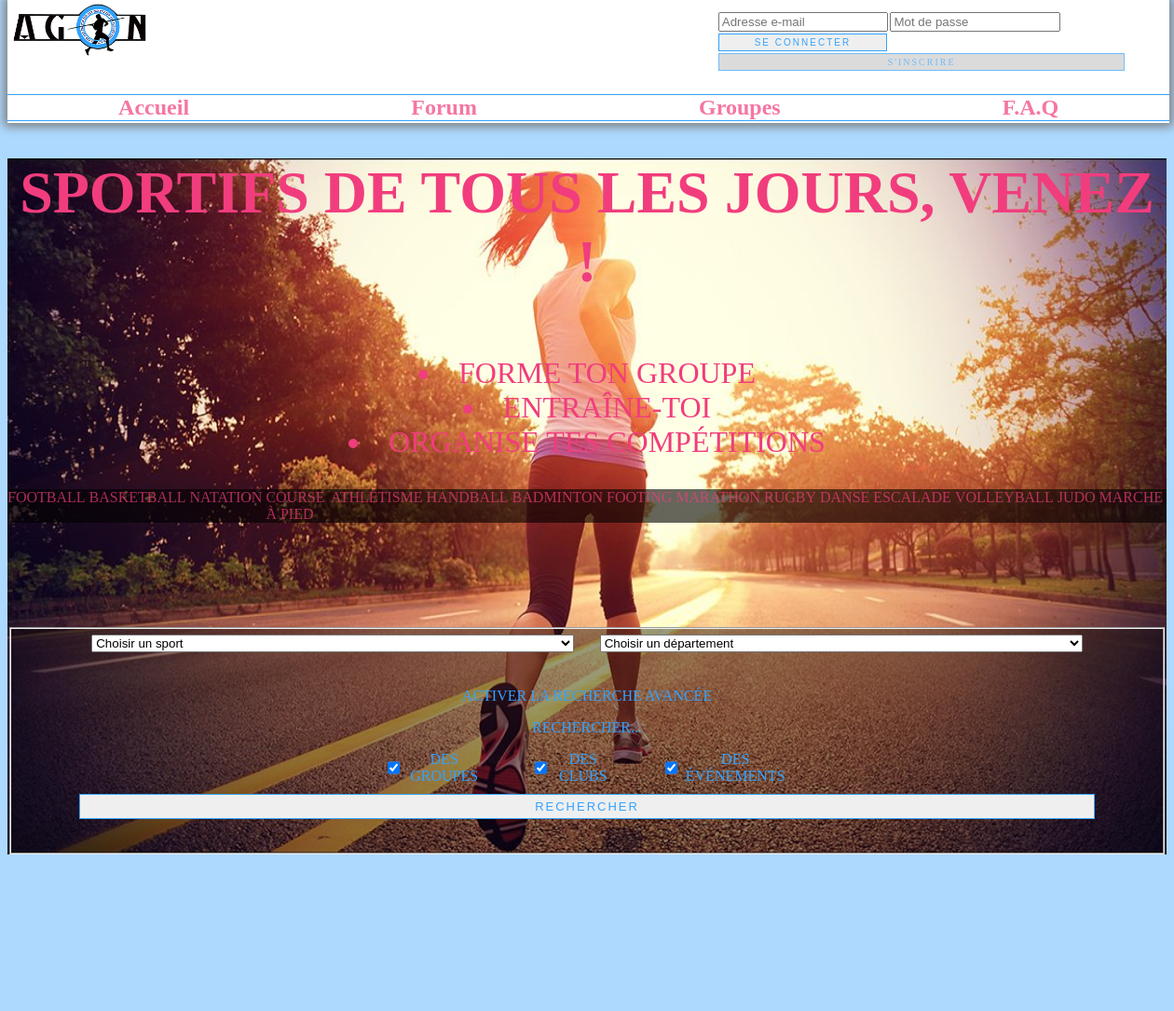
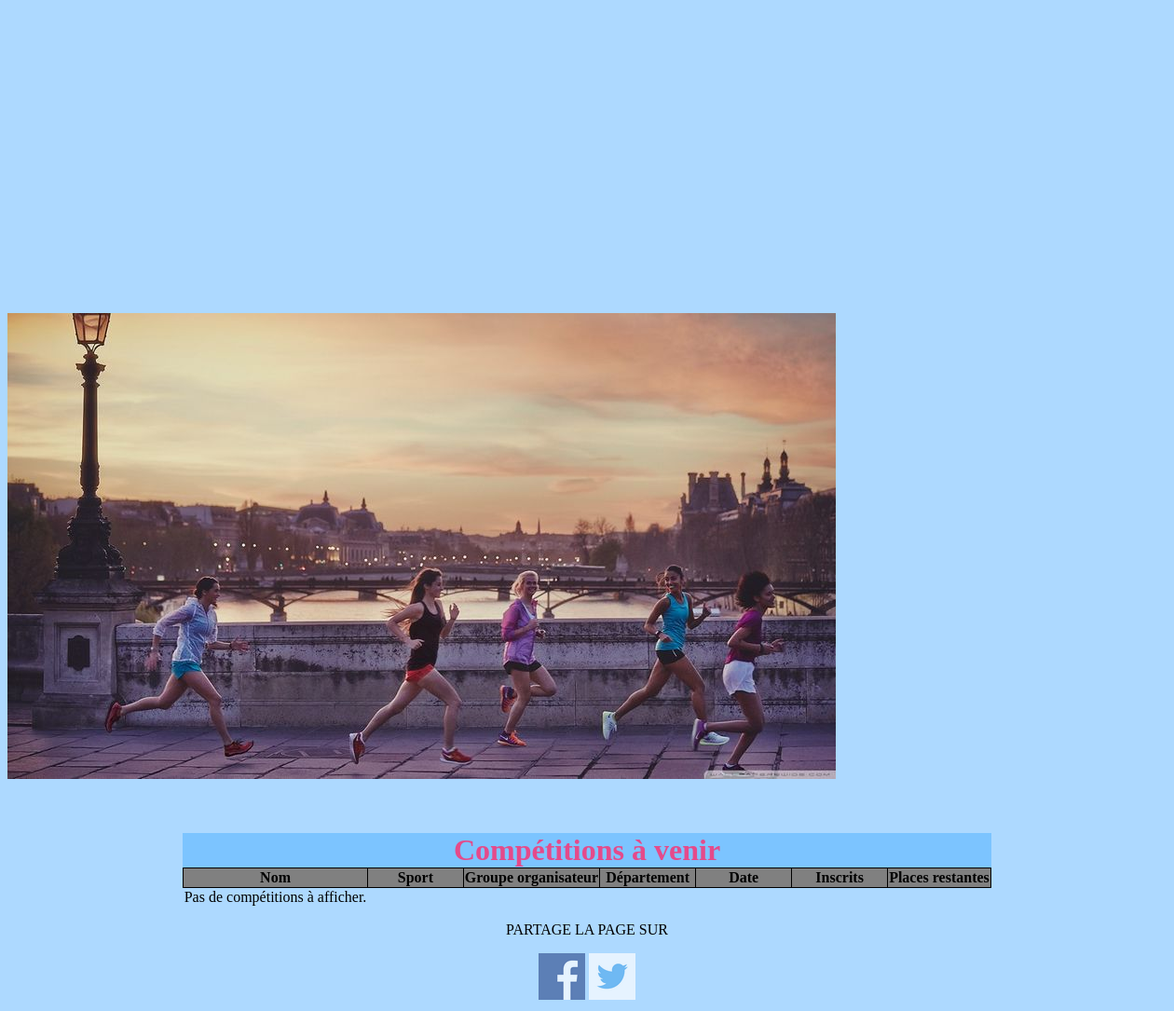
Page /Accueil.php on the committed database (2 pictures, top to bottom).
### tables this page shows
CREATE TABLE IF NOT EXISTS `liste_sports` (
  `nom` varchar(255) NOT NULL,
  `nb_membres` int(11) NOT NULL
);

### liste_departements.php (the view, shortened to what this page needs)
<div class="champ">
    <select name="departement" class="critere">
    	<option value="">Choisir un département</option>
    </select>
</div>

### Accueil.php (shortened to what this page needs)
<!DOCTYPE html>
<?php include('bdd.php');?>
<html>
    <head>
        <link rel="stylesheet" href="Accueil.css">
    </head>
    <body>
        <?php include('header.php'); ?>
		<div id = "content">
        <div id="conteneur">
            <div class="element">
                <p class="message_important"> SPORTIFS DE TOUS LES JOURS, VENEZ !</p>
                <li>FORME TON GROUPE</li>
                <li>ENTRAÎNE-TOI</li>
                <li>ORGANISE TES COMPÉTITIONS</li>
            </div>
            <div class="sports_en_tete">
                <?php
                    $reponse = $bdd->query('SELECT * FROM liste_sports ORDER BY nb_membres DESC LIMIT 15');
                    while ($donnees = $reponse->fetch()) {
                        echo '<a href="resultats_recherche.php?avancee=false&amp;sport=' . $donnees['nom'] . '">' . $donnees['nom'] . '</a>&nbsp;';
                    }
                ?>
            </div>
            <?php
                include('search.php');
            ?>
        </div>
        <div id='bloc_galerie'>
            <div id="galerie">
            <img src="tn_Jogger1.jpg" alt="image1" class="active">
            <img src="tn_Jogger2.jpg" alt="image2">
            </div>
        </div>
        <table class="liste_compets">
            <caption>Compétitions à venir</caption></br>
            <tr>
                <th>Nom</th>
                <th>Sport</th>
                <th>Groupe organisateur</th>
                <th>Département</th>
                <th>Date</th>
                <th>Inscrits</th>
                <th>Places restantes</th>
            </tr>
            <?php
                if (!isset($verif)) {echo '<tr><td style="border: none;">Pas de compétitions à afficher.</td></tr>';}
            ?>
        </table>
        </div>
        <footer>
            <p>Partage la page sur</p>
            <a href="http://www.facebook.com"><img src="tn_facebook.png"></a>
            <a href="http://www.twitter.com"><img src="tn_twitter.png"></a>
        </footer>
    </body>
</html>

### header.php (shortened to what this page needs)
<div id="header">
    <div class="element"><img class="Logo" src="Logo.png" alt="Logo Agon"></div>
    <div class="element">
        <?php
            if (empty($_SESSION)) {
                echo '<div class="champ_connexion"><form method="post">
                <input name="email" type="email" placeholder="Adresse e-mail"';
                if (isset($_POST['email'])) {echo ' value="' . $_POST['email'] . '"';}
                echo '><input name="mdp" type="password" placeholder="Mot de passe">
                <input type="submit" name="connexion" value="Se connecter" class="bouton_accueil">
                </form><div><a href="formulaire_inscription.php" id="inscription">S\'inscrire</a></div></div>';
            }
        ?>
    </div>
    <div class="element"></div>
    <div class="element">
        <div id="onglets_accueil">
            <div><a href="Accueil.php">Accueil</a></div>
            <div><a href="Index.php">Forum</a></div>
            <div><a href="resultats_recherche.php?avancee=false&amp;groupe=oui">Groupes</a></div>
            <div><a href="faq.php">F.A.Q</a></div>
        </div>
    </div>
    <div class="element"></div>
</div>

### search.php (shortened to what this page needs)
<form method="post" <?php echo 'action="resultats_recherche.php?avancee=' . $_GET['avancee'] . '#search-btn"' ?> class="champ_recherche" id="champ_recherche">
    <fieldset id="fieldset">
		<div class="selection">
        <?php
            include('liste_sports.php');
            include('liste_departements.php');
        ?>
		</div>
        <br/><br/>
        <span id="activer" onclick="javascript:recherche_avancee('recherche_avancee');">
        </span>
        <div class="Rechercher">Rechercher...</div>
            <div id="checkbox">
				<div>
                <?php
                    $nom_table = array('groupe', 'club', 'événement');
                    $table = array('groupe', 'clubs', 'liste_compets');
                    for($i=0; $i<=2; $i++) {
                        echo '<input type="checkbox" name="' . $table[$i] . '" id="' . $table[$i] . '"';
                        if(isset($_POST[$table[$i]]) or (isset($_GET['sport']))) {echo ' checked';}
                        elseif (!isset($_POST['submit'])) {
                            echo ' checked';
                        }
                        echo '><label for="' . $table[$i] . '">Des ' . $nom_table[$i] . 's</label><br/>';
                    }
                ?>
				</div>
            </div>
        <input id="search-btn" type="submit" value="Rechercher" name="submit">
    </fieldset>
</form>

### liste_sports.php (shortened to what this page needs)
<div class="champ">
    <select name="sport" class="critere">
        <option value="">Choisir un sport</option>
    </select>
</div>

### Accueil.css (style rules this page uses)
input[type="submit"] { cursor: pointer; }
#conteneur { background-image: url(Jogger3.jpg); background-origin: border-box; background-size: 100% 100%; background-repeat: no-repeat; background-position: center; }
#content { margin-top : 170px; }
table { border-collapse: collapse; }
.liste_compets { margin-left : auto; margin-right : auto; }
caption { font-size : 2em; font-weight : bold; background-color : rgba(51,162,255,0.4); color : rgba(241,61,125,0.9); }
th { background-color : gray; }
td, th { border: 1px solid black; min-width: 100px; text-align: center; }
#bloc_galerie { display: flex; justify-content : space-between; }
footer { text-align: center; text-transform: uppercase; }
body { background-color:rgba(51,162,255,0.3); }
.element:nth-child(1) { width : 25%; margin-bottom: 2em; }
.Logo { width : 50%; }
.element:nth-child(2) { width : 35%; position: relative; float : right; margin-top: -7em; margin-right : 3em; padding-top :1.5em; display : flex; justify-content : space-around; }
.bouton_accueil { position : relative; float : right; border-style: solid; border-width: 1px; border-color: rgb(51,162,255); padding: 5px 10px 5px 10px; width: 100%; box-sizing: border-box; font-size: 13px; font-weight: normal; letter-spacing: 2px; text-transform: uppercase; color: rgb(51,162,255); margin-bottom: 2em; }
#inscription { position : relative; float : right; border-style: solid; border-width: 1px; border-color: rgb(51,162,255); padding: 5px 10px 5px 10px; width: 100%; box-sizing: border-box; font-size: 13px; font-weight: normal; letter-spacing: 2px; text-transform: uppercase; color: rgb(51,162,255); margin-bottom: 2em; }
.element:nth-child(3), .element:nth-child(5) { border-bottom: rgb(51, 162, 255) solid 1.2px; }
#conteneur .element { text-align: center; font-size: 2em; color : rgb(241,61,125); margin-top: auto; margin-bottom: auto; width : 100%; }
a { text-decoration: none; opacity : 0.7; color : rgb(241,61,125); }
.message_important { font-size: 2em; font-weight: bold; margin-top: 2em; }
#onglets_accueil { justify-content: space-around; display: flex; font-size: 1.5em; font-weight: bold; }
.champ_recherche { text-align: center; margin-top: 7em; }
#conteneur { margin-bottom: 0em; }
.sports_en_tete { justify-content: space-around; display: flex; margin-top : 2em; text-transform : uppercase; font-size : 1em; background-color : rgba(0,0,0,0.6); }
#search-btn { border-style: solid; border-width: 1px; border-color: rgb(51,162,255); padding: 5px 10px 5px 10px; width: 90%; box-sizing: border-box; font-size: 13px; font-weight: normal; letter-spacing: 2px; margin: 10px 0 0 0; text-transform: uppercase; color: rgb(51,162,255); margin-bottom: 2em; margin-left : 5%; margin-right : 5%; }
.Rechercher { width : 90%; margin-left : auto; margin-right : auto; margin-top : -1em; }
#checkbox div { width:40%; margin-left :32%; text-align : center; display : flex; margin-top : 1em; }
#checkbox label { padding-bottom : -2em; position : relative; float : left; margin-right : 10%; }
#activer { cursor: pointer; margin-left : auto; margin-right :auto; text-transform : uppercase; }
body { background-color : rgba(51,162,255,0.4); }
#fieldset { color : rgb(51,162,255); text-transform : uppercase; background-color : rgba(0,0,0,0.4); }
.selection { display : flex; width : 90%; margin-left : auto; margin-right : auto; }
.selection .champ .critere { width : 95%; margin-left : 1%; margin-right:1%; }
.critere { width : 50%; margin-bottom : 2px; }
#header { position: fixed; width : 99%; box-shadow:0 0 10px 4px grey; padding-bottom : 0.1em; background-color : white; top: 0; z-index: 10; }
.champ_connexion input { width : 40%; margin-right : 2px; float : left; margin-bottom : 2px; }
.champ_connexion .bouton_accueil { width : 41.5%; }
.champ_connexion .bouton_accueil, #creation_groupe, #edition_acceuil, #deconnexion { position : relative; border-style: solid; border-width: 1px; border-color: rgb(51,162,255); padding: 3px 5px 3px 5px; box-sizing: border-box; font-size: 10px; font-weight: normal; letter-spacing: 2px; text-transform: uppercase; color: rgb(51,162,255); }
#inscription { position : relative; float : right; border: 1px solid rgb(51,162,255); background-color: #CCCCCC; text-align: center; text-transform: uppercase; letter-spacing: 2px; cursor: text; padding: 3px 5px 3px 5px; font-size: 10px; font-weight: normal; }
.champ { width : 60%; }
.champ .critere { width : 100%; }

### rows in the picture
liste_sports: nom "FOOTBALL"
liste_sports: nom "BASKETBALL"
liste_sports: nom "NATATION"
liste_sports: nom "COURSE À PIED"
liste_sports: nom "ATHLÉTISME"
liste_sports: nom "HANDBALL"
liste_sports: nom "BADMINTON"
liste_sports: nom "FOOTING"
liste_sports: nom "MARATHON"
liste_sports: nom "RUGBY"
liste_sports: nom "DANSE"
liste_sports: nom "ESCALADE"
liste_sports: nom "VOLLEYBALL"
liste_sports: nom "JUDO"
liste_sports: nom "MARCHE"

### other values in the picture
$nom_table[$i] "GROUPE"
$nom_table[$i] "CLUB"
$nom_table[$i] "ÉVÉNEMENT"
